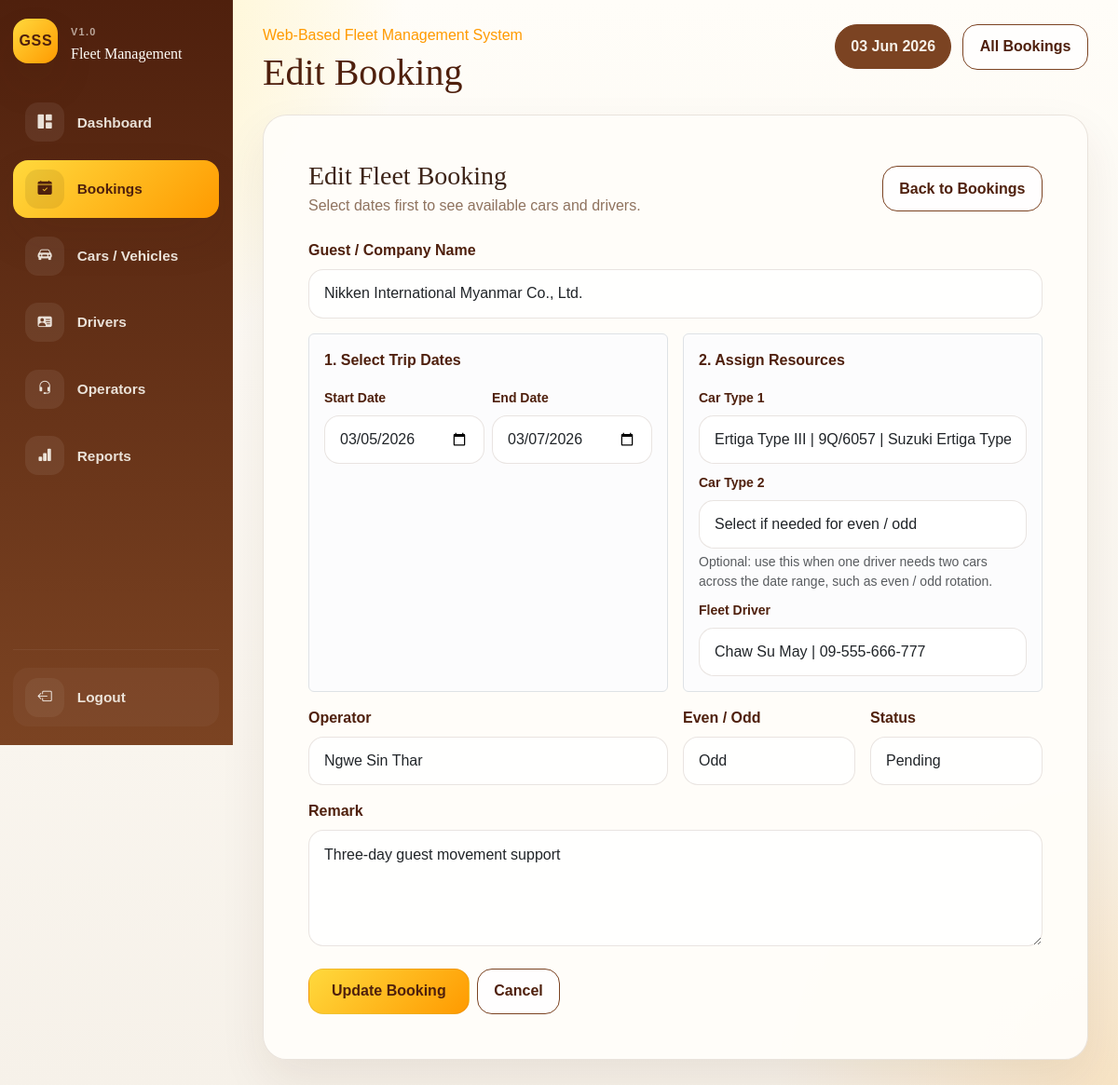
The page /edit.php?id=5 (signed in) on the database as committed earlier.
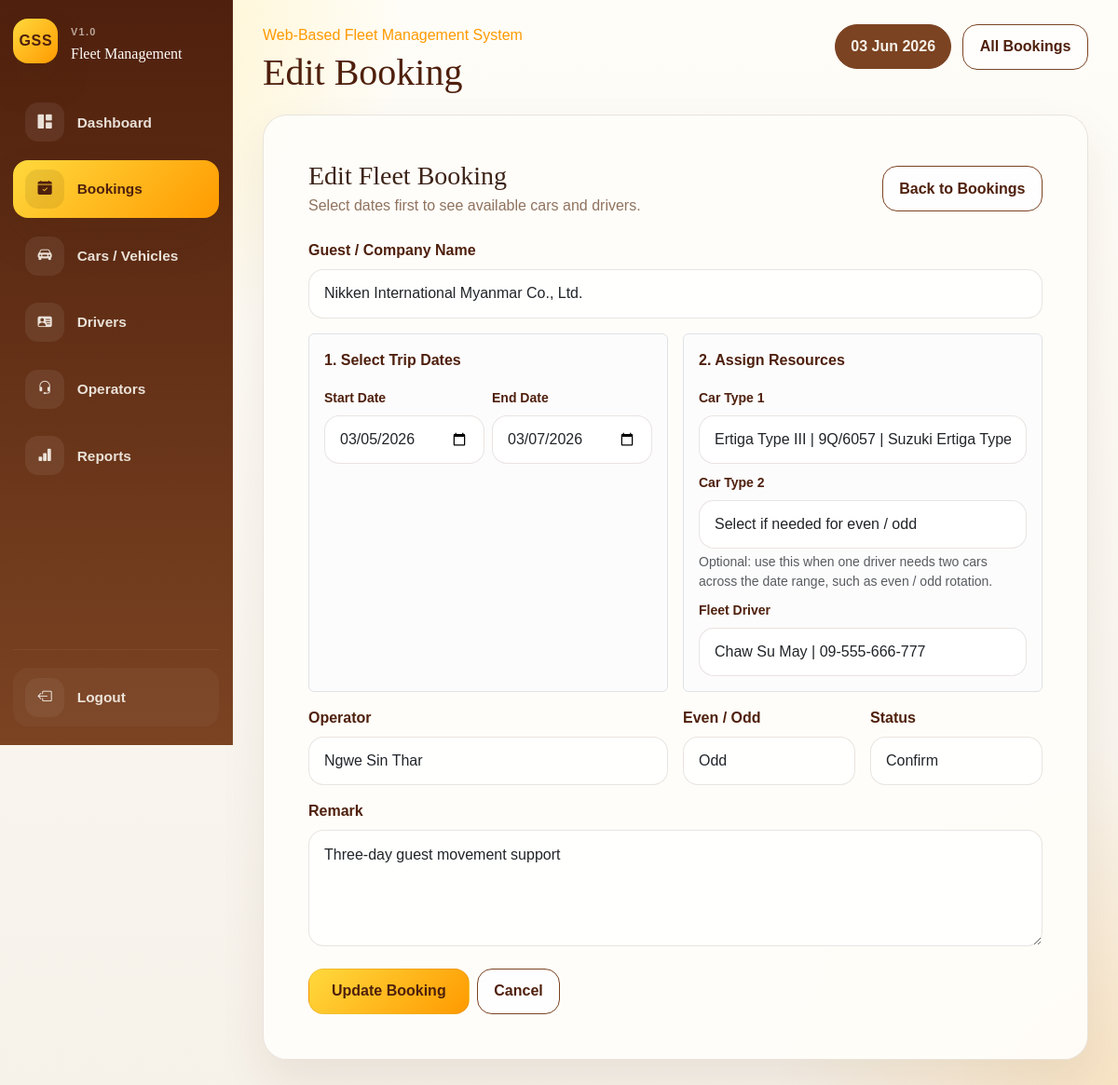
The same page on the database as committed later.
### tables this page shows
CREATE TABLE bookings (

    id INT UNSIGNED AUTO_INCREMENT PRIMARY KEY,

    guest_company_name VARCHAR(255) NOT NULL,

    car_id INT UNSIGNED NULL,

    custom_car_name VARCHAR(255) NULL,

    secondary_car_id INT UNSIGNED NULL,

    driver_id INT UNSIGNED NULL,

    custom_driver_name VARCHAR(255) NULL,

    operator_id INT UNSIGNED NULL,

    operator_name VARCHAR(150) NOT NULL,

    even_odd ENUM('Even', 'Odd') NULL,

    start_date DATE NOT NULL,

    end_date DATE NOT NULL,

    status ENUM(
        'Pending',
        'Confirm',
        'Completed',
        'Cancelled'
    ) NOT NULL DEFAULT 'Pending',

    remark TEXT NULL,

    created_at TIMESTAMP DEFAULT CURRENT_TIMESTAMP,

    updated_at TIMESTAMP DEFAULT CURRENT_TIMESTAMP
    ON UPDATE CURRENT_TIMESTAMP,



    CONSTRAINT fk_bookings_car
    FOREIGN KEY (car_id)
    REFERENCES cars(id)
    ON UPDATE CASCADE
    ON DELETE SET NULL,



    CONSTRAINT fk_bookings_driver
    FOREIGN KEY (driver_id)
    REFERENCES drivers(id)
    ON UPDATE CASCADE
    ON DELETE SET NULL,

    CONSTRAINT fk_bookings_secondary_car
    FOREIGN KEY (secondary_car_id)
    REFERENCES cars(id)
    ON UPDATE CASCADE
    ON DELETE SET NULL,



    CONSTRAINT fk_bookings_operator
    FOREIGN KEY (operator_id)
    REFERENCES operators(id)
    ON UPDATE CASCADE
    ON DELETE SET NULL

);

### edit.php (called while the page is built, shortened)
<?php
require_once __DIR__ . '/includes/bootstrap.php';
$id = (int) ($_GET['id'] ?? 0);
$cars = fetch_cars_for_select($db);
$drivers = fetch_drivers_for_select($db);
$operators = fetch_operators_for_select($db);
$statement = $db->prepare('SELECT * FROM bookings WHERE id = ? LIMIT 1');
if ($statement) {
    $statement->bind_param('i', $id);
    $statement->execute();
    $oldBooking = $statement->get_result()->fetch_assoc();
}
$booking = $oldBooking;
require __DIR__ . '/includes/header.php';
?>
<?php
$formTitle = 'Edit Fleet Booking';
$submitLabel = 'Update Booking';
require __DIR__ . '/includes/booking-form.php';
require __DIR__ . '/includes/footer.php';
?>

### includes/helpers.php (called while the page is built, shortened)
<?php
function e(?string $value): string
{
    return htmlspecialchars((string) $value, ENT_QUOTES, 'UTF-8');
}
function booking_statuses(): array
{
    return [
        'Pending',
        'Confirm',
        'Completed',
        'Cancelled',
    ];
}
function booking_even_odd_options(): array
{
    return [
        'Even',
        'Odd',
    ];
}
function selected(mixed $actual, mixed $expected): string
{
    return (string) $actual === (string) $expected ? 'selected' : '';
}
function fetch_cars_for_select(mysqli $db, bool $availableOnly = false): array
{
    $cars = [];
    $sql = 'SELECT id, car_type, plate_no, model_name, availability_status FROM cars';
    $sql .= ' ORDER BY car_type ASC, plate_no ASC';
    $result = $db->query($sql);
    if ($result instanceof mysqli_result) {
        while ($row = $result->fetch_assoc()) {
            $cars[] = $row;
        }
    }
    return $cars;
}
function fetch_drivers_for_select(mysqli $db): array
{
    $drivers = [];
    $result = $db->query(
        'SELECT id, full_name, phone_number, driver_status
         FROM drivers
         ORDER BY full_name ASC'
    );
    if ($result instanceof mysqli_result) {
        while ($row = $result->fetch_assoc()) {
            $drivers[] = $row;
        }
    }
    return $drivers;
}
function fetch_operators_for_select(mysqli $db, bool $activeOnly = false): array
{
    $operators = [];
    $sql = 'SELECT id, full_name, phone_number, operator_status
            FROM operators';
    $sql .= ' ORDER BY full_name ASC';
    $result = $db->query($sql);
    if ($result instanceof mysqli_result) {
        while ($row = $result->fetch_assoc()) {
            $operators[] = $row;
        }
    }
    return $operators;
}

### includes/booking-form.php (the view, shortened to what the changed rows need)
<?php
$booking = $booking ?? [];
$submitLabel = $submitLabel ?? 'Save Booking';
$formTitle = $formTitle ?? 'Booking Form';
$cars = $cars ?? [];
$drivers = $drivers ?? [];
$operators = $operators ?? [];
$availableCars = array_filter($cars, function($c) {
    return strtolower($c['availability_status'] ?? '') !== 'maintenance';
});
$availableDrivers = array_filter($drivers, function($d) {
    return !in_array(strtolower($d['driver_status'] ?? ''), ['leave', 'inactive']);
});
?>
<div class="card-shell form-card">
    <div class="card-body p-4 p-lg-5">
        <div class="d-flex justify-content-between align-items-center flex-wrap gap-2 mb-4">
            <div>
                <h1 class="h3 mb-1"><?= e($formTitle) ?></h1>
            </div>
        </div>
        <?php if ($operators === [] || $cars === [] || $drivers === []): ?>
            <div class="alert alert-warning border-0 m-0">
                <strong>Missing Master Data.</strong>
                Please make sure you have added at least one Car, one Driver, and one Operator before creating a booking.
            </div>
        <?php else: ?>
            <form method="post" class="row g-3">
                <div class="col-12">
                    <label for="guest_company_name" class="form-label">Guest / Company Name</label>
                    <input type="text" class="form-control" id="guest_company_name" name="guest_company_name" value="<?= e($booking['guest_company_name'] ?? '') ?>" required>
                </div>
                <div class="col-md-6">
                    <div class="p-3 border rounded bg-light-subtle h-100">
                        <label class="form-label fw-bold mb-3 text-accent">1. Select Trip Dates</label>
                        <div class="row g-2">
                            <div class="col-6">
                                <label for="start_date" class="form-label small">Start Date</label>
                                <input type="date" class="form-control" id="start_date" name="start_date" value="<?= e($booking['start_date'] ?? '') ?>" required>
                            </div>
                            <div class="col-6">
                                <label for="end_date" class="form-label small">End Date</label>
                                <input type="date" class="form-control" id="end_date" name="end_date" value="<?= e($booking['end_date'] ?? '') ?>" required>
                            </div>
                        </div>
                    </div>
                </div>
                <div class="col-md-6">
                    <div class="p-3 border rounded bg-light-subtle h-100">
                        <label class="form-label fw-bold mb-3 text-accent">2. Assign Resources</label>
                        <div class="mb-2">
                            <label for="car_id" class="form-label small">Car Type 1</label>
                            <select class="form-select" id="car_id" name="car_id" required>
                                <?php foreach ($availableCars as $car): ?>
                                    <?php $carLabel = trim($car['car_type'] . ' | ' . $car['plate_no'] . ' | ' . $car['model_name']); ?>
                                    <option value="<?= e((string)$car['id']) ?>" data-original-text="<?= e($carLabel) ?>" <?= selected($booking['car_id'] ?? '', $car['id']) ?>>
                                        <?= e($carLabel) ?>
                                    </option>
                                <?php endforeach; ?>
                            </select>
                        </div>
                        <div class="mb-2">
                            <label for="secondary_car_id" class="form-label small">Car Type 2</label>
                            <select class="form-select" id="secondary_car_id" name="secondary_car_id">
                                <option value="">Select if needed for even / odd</option>
                            </select>
                            <div class="form-text">Optional: use this when one driver needs two cars across the date range, such as even / odd rotation.</div>
                        </div>
                        <div>
                            <label for="driver_id" class="form-label small">Fleet Driver</label>
                            <select class="form-select" id="driver_id" name="driver_id" required>
                                <?php foreach ($availableDrivers as $driver): ?>
                                    <?php
                                    $driverParts = array_values(array_filter([
                                        trim((string) ($driver['full_name'] ?? '')),
                                        trim((string) ($driver['phone_number'] ?? '')),
                                    ], static fn (?string $v): bool => $v !== null && $v !== ''));
                                    $driverLabel = implode(' | ', $driverParts);
                                    ?>
                                    <option value="<?= e((string)$driver['id']) ?>" data-original-text="<?= e($driverLabel) ?>" <?= selected($booking['driver_id'] ?? '', $driver['id']) ?>>
                                        <?= e($driverLabel) ?>
                                    </option>
                                <?php endforeach; ?>
                            </select>
                        </div>
                    </div>
                </div>
                <div class="col-md-6">
                    <label for="operator_id" class="form-label">Operator</label>
                    <select class="form-select" id="operator_id" name="operator_id" required>
                        <?php foreach ($operators as $operator): ?>
                            <option value="<?= e((string) $operator['id']) ?>" <?= selected($booking['operator_id'] ?? '', $operator['id']) ?>>
                                <?= e($operator['full_name']) ?>
                            </option>
                        <?php endforeach; ?>
                    </select>
                </div>
                <div class="col-md-3">
                    <label for="even_odd" class="form-label">Even / Odd</label>
                    <select class="form-select" id="even_odd" name="even_odd">
                        <?php foreach (booking_even_odd_options() as $option): ?>
                            <option value="<?= e($option) ?>" <?= selected($booking['even_odd'] ?? '', $option) ?>><?= e($option) ?></option>
                        <?php endforeach; ?>
                    </select>
                </div>
                <div class="col-md-3">
                    <label for="status" class="form-label">Status</label>
                    <select class="form-select" id="status" name="status" required>
                        <?php foreach (booking_statuses() as $status): ?>
                            <option value="<?= e($status) ?>" <?= selected($booking['status'] ?? 'Confirm', $status) ?>><?= e($status) ?></option>
                        <?php endforeach; ?>
                    </select>
                </div>
                <div class="col-12">
                    <label for="remark" class="form-label">Remark</label>
                    <textarea class="form-control" id="remark" name="remark" rows="4" placeholder="Optional remark, pickup note, or special request"><?= e($booking['remark'] ?? '') ?></textarea>
                </div>
                <div class="col-12 d-flex flex-wrap gap-2 pt-2">
                    <button type="submit" class="btn btn-accent px-4"><?= e($submitLabel) ?></button>
                    <a class="btn btn-shell" href="bookings.php">Cancel</a>
                </div>
            </form>
        <?php endif; ?>
    </div>
</div>

Rows that differ between the two databases and show on the page:
changed bookings "Nikken International Myanmar Co., Ltd.": status (not shown) → "Confirm"
Other text that changed with them:
form field status: "Pending" → (not shown)
